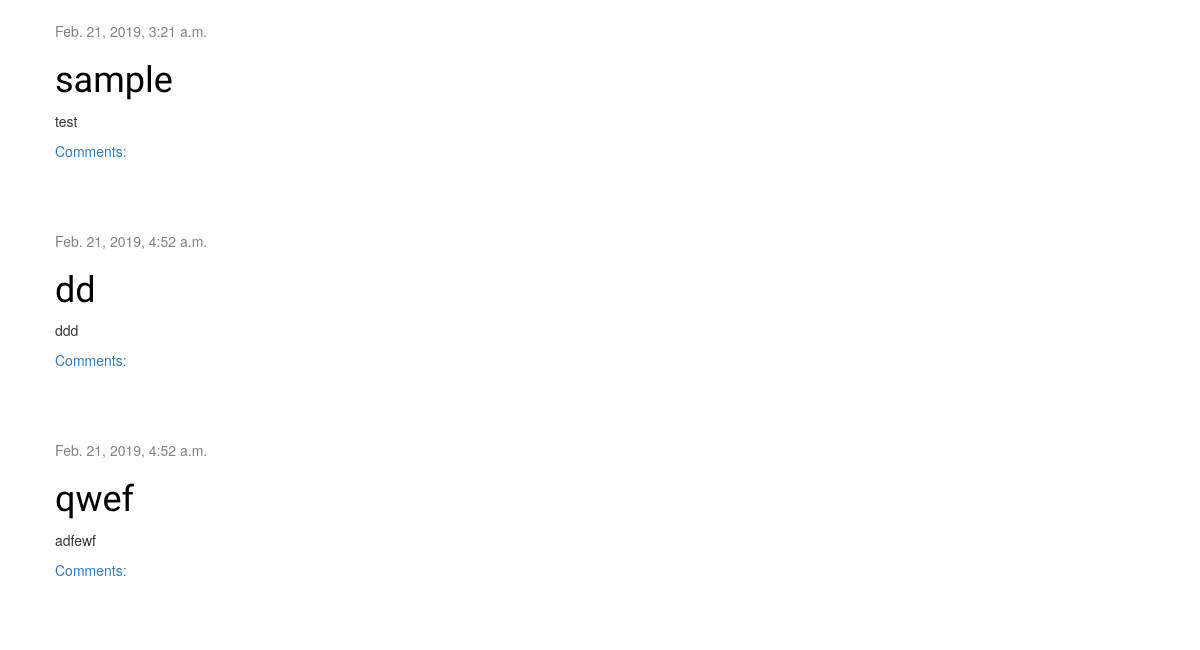
The app's page / (lower part), older data.
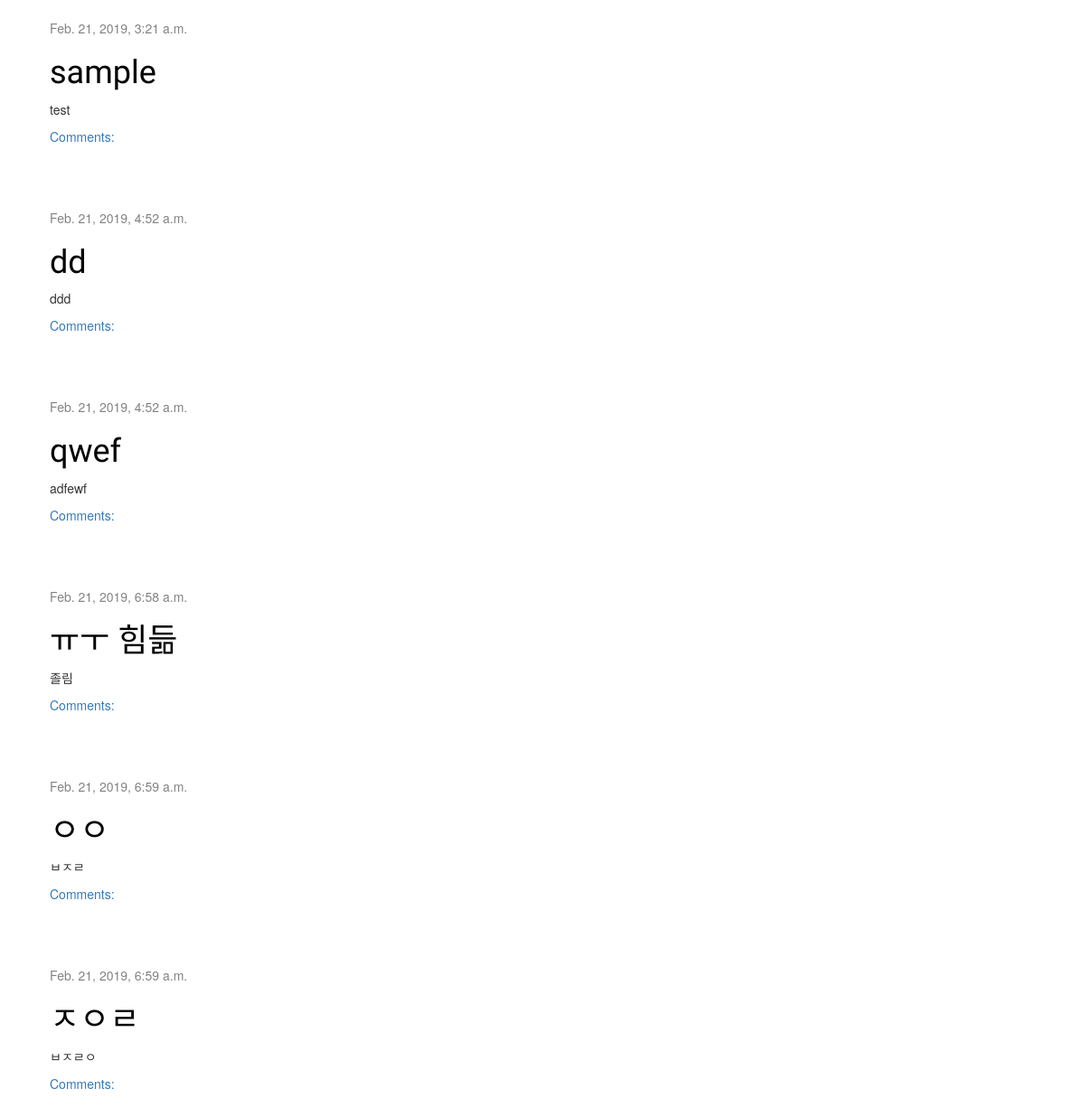
The same page, newer data.
### blog/models.py (models this page shows, shortened)
class Post(models.Model):
    name = models.CharField(max_length=50,blank=True)
    title = models.CharField(max_length=200)
    text = models.TextField()
    created_date = models.DateTimeField(
            default=timezone.now)
    published_date = models.DateTimeField(
            blank=True, null=True)

### blog/views.py (the view)
# urls.py: url(r'^$', views.post_list, name='post_list'),
def post_list(request):
    posts = Post.objects.all()
    return render(request, 'blog/post_list.html', {'posts': posts})

### blog/templates/blog/post_list.html
{% extends 'blog/base.html' %}
{% block content %}
    {% for post in posts %}
        <div class="post">
            <div class="date">
                {{ post.published_date }}
            </div>
            <h1><a href="{% url 'post_detail' pk=post.pk %}">{{ post.title }}</a></h1>
            <p>{{ post.text|linebreaksbr }}</p>
            <a href="{% url 'post_detail' pk=post.pk %}">Comments: {{ post.comments.count }}</a>
        </div>
    {% endfor %}
{% endblock content %}

Row changes from the older to the newer data that the page shows:
added Post: published_date "Feb. 21, 2019, 6:58 a.m.", title "ㅠㅜ 힘듦", text "졸림"
added Post: published_date "Feb. 21, 2019, 6:59 a.m.", title "ㅇㅇ", text "ㅂㅈㄹ"
added Post: published_date "Feb. 21, 2019, 6:59 a.m.", title "ㅈㅇㄹ", text "ㅂㅈㄹㅇ"
